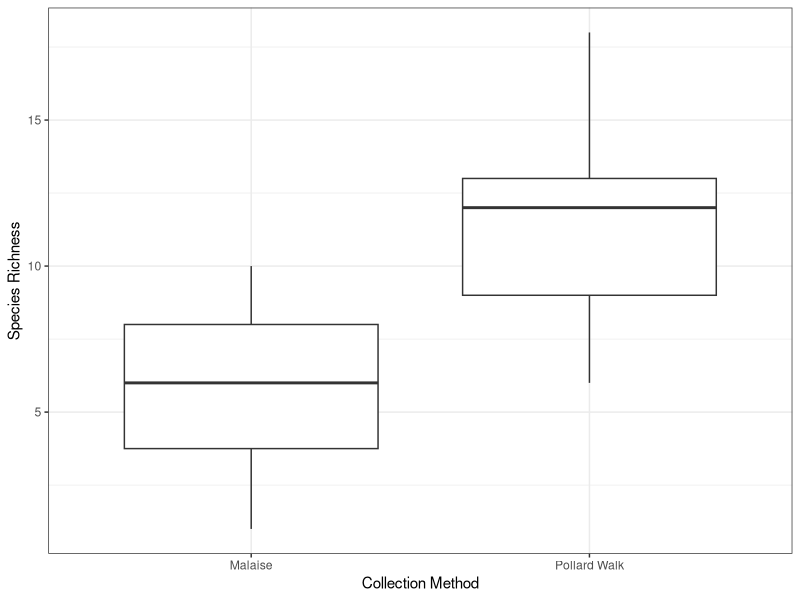
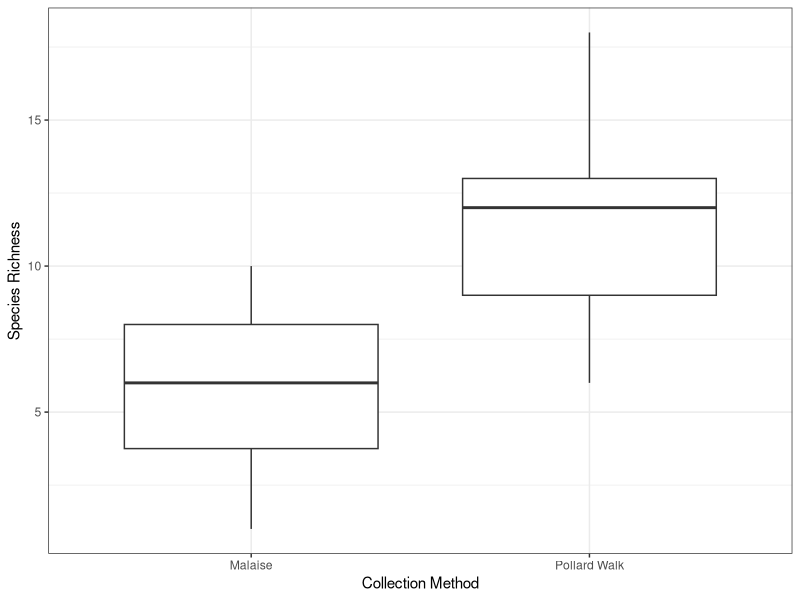

Generate these figures, in order, with R:
## ---- chunk 1
knitr::opts_chunk$set(echo = TRUE)
## ---- chunk 2
library("tidyr")
library("ggplot2")
bioscan <- read.csv(file = "data/BioScanData.csv")

# Drop any rows missing data
bioscan <- na.omit(bioscan)
## ---- chunk 3
# Identify sites with data for each of the two collection methods
pollard.sites <- bioscan$Site.Number[bioscan$Collection.Method == "Pollard Walk"]
malaise.sites <- bioscan$Site.Number[bioscan$Collection.Method == "Malaise"]

# Identify sites with data for *both* collection methods
sites.with.both <- intersect(x = pollard.sites, y = malaise.sites)

# Reduce dataset to only those sites with both types of data
bioscan <- bioscan[bioscan$Site.Number %in% sites.with.both, ]
rownames(bioscan) <- NULL
## ---- chunk 4
# Identify those columns with species data
species.cols <- c(5:33)

# Calculate richness for each row (total number of species with at least one 
# individual observed)
bioscan$richness <- apply(X = bioscan[, species.cols],
                          MARGIN = 1,
                          FUN = function(x) {
                            sum(x > 0)
                          })
## ---- chunk 5
# Create data frame for t-test. One column for Pollard, one for Malaise
richness.df <- bioscan[, c("Site.Number", "Collection.Method", "richness")]
richness.df <- richness.df %>%
  spread(Collection.Method, richness)
## ---- chunk 6
richness.t <- t.test(x = richness.df$Malaise, 
                     y = richness.df$`Pollard Walk`,
                     paired = TRUE)
## ---- chunk 7
mean.pollard <- mean(richness.df$`Pollard Walk`)
mean.malaise <- mean(richness.df$Malaise)
## ---- chunk 8
# Have to do some formatting if p-value is really low, otherwise it just gets 
# reported as "0"
p.value <- "< 0.001"
if (richness.t$p.value > 0.001) {
  p.value <- paste0("= ", round(richness.t$p.value, 3))
}
## ---- chunk 9
richness.boxplot <- ggplot(data = bioscan, mapping = aes(x = Collection.Method, y = richness)) +
  geom_boxplot() +
  xlab(label = "Collection Method") + 
  ylab(label = "Species Richness") + 
  theme_bw()
print(richness.boxplot)
ggsave(filename = "output/figure-richness-pairwise.png", plot = richness.boxplot)
